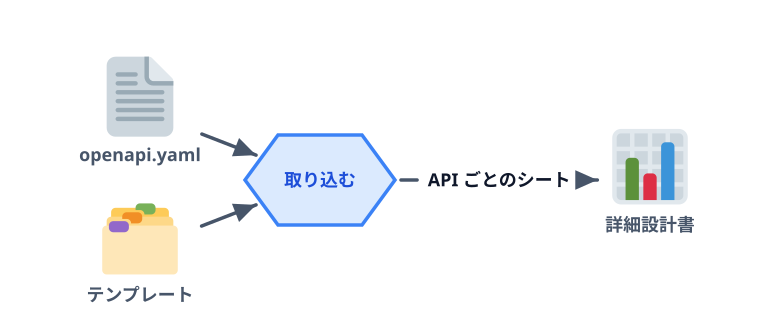

Source code (Python):
import sys, os
sys.path.insert(0, os.path.expanduser("~/.claude/skills/genfig"))
from genfig import Canvas


c = Canvas(760, 330)
yaml = c.node(140, 110, "openapi.yaml", emoji_cp="1f4c4", label_scale="label")
tpl = c.node(140, 250, "テンプレート", emoji_cp="1f5c2", label_scale="label")
macro = c.node(320, 180, "取り込む", shape="hexagon", color="blue", w=150, h=90, label_scale="label")
doc = c.node(650, 180, "詳細設計書", emoji_cp="1f4ca", label_scale="label")
c.link(yaml, macro)
c.link(tpl, macro)
c.link(macro, doc, label="API ごとのシート")
c.save("00-thumbnail.svg")
